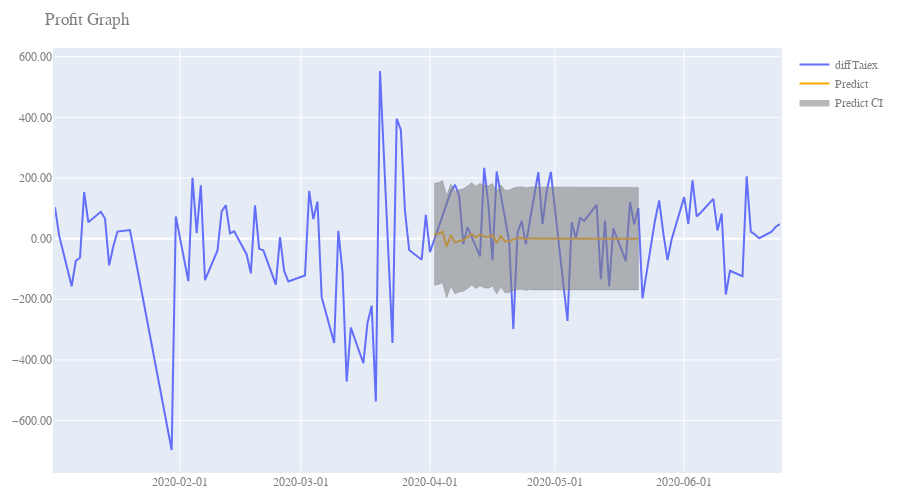

Write notebook code for a chart like this one.
### Code cell
# Get forecast 50 steps ahead in future
steps = 50
pred_uc = results_forecasted.get_forecast(steps=steps)

# Get confidence intervals of forecasts
pred_ci = pred_uc.conf_int(alpha=0.05)
forecastDate = [y_forecasted.index[-1] + datetime.timedelta(days = 1*(i+1)) for i in range(steps)]

fig = go.Figure()

fig.add_trace(
    go.Scatter(
            x=y['2020':].index,
            y=y['2020':],
            name = f"diffTaiex",
            mode='lines'
        ))
fig.add_trace(go.Scatter(
        # x=pred_ci.index,
        x=forecastDate,
        y=pred_uc.predicted_mean,
        mode='lines',
        name="Predict",
        line_color='#FFA500',
        line=dict(width=2)
    ))
    
cofInterval = pandas.concat([pred_ci.iloc[:, 0], pred_ci.iloc[::-1, 1]])
fig.add_trace(go.Scatter(
        x=forecastDate+forecastDate[::-1],
        y=cofInterval,
        fill='toself',
        mode="lines",
        hoveron='points',
        name="Predict CI",
        line_color='RGBA(105,105,105,1)',
        fillcolor = 'RGBA(128, 128, 128,0.56)',
        line=dict(width=0.3)
    ))
fig.update_layout(
    title=f"Profit Graph",
    xaxis_title="x Axis Title",
    yaxis_title="y Axis Title",
    width=900,
    height=500,
    margin=dict(
        l=20,
        r=20,
        b=20,
        t=50,
        pad=2
    ),
    font=dict(
        family="Courier New, monospace",
        size=12,
        color="#7f7f7f"
    ),
    xaxis=plotly.graph_objects.layout.XAxis(
        tickformat='%Y-%m-%d'
    ),
    yaxis=plotly.graph_objects.layout.YAxis(
        tickformat='.2f'
    )
)
fig.show()
